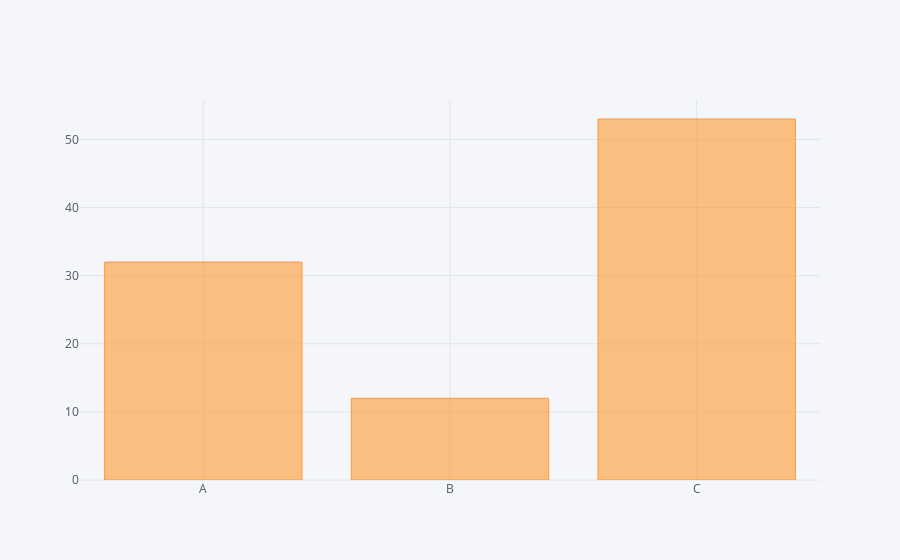

The notebook cell this image was saved under:
### Code cell
df2.iplot(kind='bar', x='Category', y='Values')

### Figure 1 — Plotly figure (JSON) as saved in the notebook; plotly's stock layout.template omitted (floating-point values rounded to 4 significant figures)
{"data": [{"marker": {"color": "rgba(255, 153, 51, 0.6)", "line": {"color": "rgba(255, 153, 51, 1.0)", "width": 1}}, "name": "Values", "orientation": "v", "text": "", "type": "bar", "uid": "2e75febf-570e-4472-a9e6-45c0ec2304c0", "x": ["A", "B", "C"], "y": [32, 12, 53]}], "layout": {"legend": {"bgcolor": "#F5F6F9", "font": {"color": "#4D5663"}}, "paper_bgcolor": "#F5F6F9", "plot_bgcolor": "#F5F6F9", "title": {"font": {"color": "#4D5663"}}, "xaxis": {"gridcolor": "#E1E5ED", "showgrid": true, "tickfont": {"color": "#4D5663"}, "title": {"font": {"color": "#4D5663"}, "text": ""}, "zerolinecolor": "#E1E5ED"}, "yaxis": {"gridcolor": "#E1E5ED", "showgrid": true, "tickfont": {"color": "#4D5663"}, "title": {"font": {"color": "#4D5663"}, "text": ""}, "zerolinecolor": "#E1E5ED"}}}
